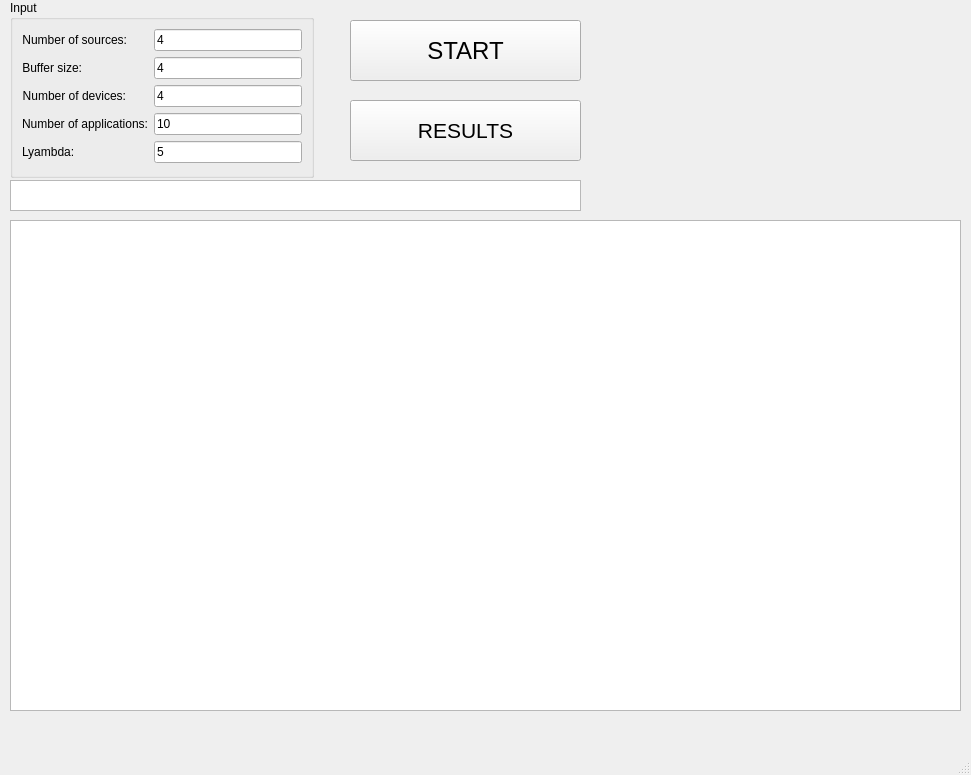
<?xml version="1.0" encoding="UTF-8"?>
<ui version="4.0">
 <class>MainWindow</class>
 <widget class="QMainWindow" name="MainWindow">
  <property name="geometry">
   <rect>
    <x>0</x>
    <y>0</y>
    <width>971</width>
    <height>775</height>
   </rect>
  </property>
  <property name="windowTitle">
   <string>MainWindow</string>
  </property>
  <widget class="QWidget" name="centralwidget">
   <widget class="QGroupBox" name="groupInputBox">
    <property name="geometry">
     <rect>
      <x>10</x>
      <y>0</y>
      <width>304</width>
      <height>178</height>
     </rect>
    </property>
    <property name="title">
     <string>Input</string>
    </property>
    <layout class="QFormLayout" name="formLayout">
     <item row="0" column="0">
      <widget class="QLabel" name="labelNumOfSources">
       <property name="text">
        <string>Number of sources:</string>
       </property>
       <property name="alignment">
        <set>Qt::AlignRight|Qt::AlignTrailing|Qt::AlignVCenter</set>
       </property>
      </widget>
     </item>
     <item row="0" column="1">
      <widget class="QLineEdit" name="lineNumOfSources">
       <property name="text">
        <string>4</string>
       </property>
      </widget>
     </item>
     <item row="1" column="0">
      <widget class="QLabel" name="labelBufSize">
       <property name="text">
        <string>Buffer size:</string>
       </property>
       <property name="alignment">
        <set>Qt::AlignRight|Qt::AlignTrailing|Qt::AlignVCenter</set>
       </property>
      </widget>
     </item>
     <item row="1" column="1">
      <widget class="QLineEdit" name="lineBufSize">
       <property name="text">
        <string>4</string>
       </property>
      </widget>
     </item>
     <item row="2" column="0">
      <widget class="QLabel" name="labelNumOfDevices">
       <property name="text">
        <string>Number of devices:</string>
       </property>
       <property name="alignment">
        <set>Qt::AlignRight|Qt::AlignTrailing|Qt::AlignVCenter</set>
       </property>
      </widget>
     </item>
     <item row="2" column="1">
      <widget class="QLineEdit" name="lineNumOfDevices">
       <property name="text">
        <string>4</string>
       </property>
      </widget>
     </item>
     <item row="3" column="0">
      <widget class="QLabel" name="labelNumOfApps">
       <property name="text">
        <string>Number of applications:</string>
       </property>
       <property name="alignment">
        <set>Qt::AlignRight|Qt::AlignTrailing|Qt::AlignVCenter</set>
       </property>
      </widget>
     </item>
     <item row="3" column="1">
      <widget class="QLineEdit" name="lineNumOfApps">
       <property name="text">
        <string>10</string>
       </property>
      </widget>
     </item>
     <item row="4" column="0">
      <widget class="QLabel" name="labelLyambda">
       <property name="text">
        <string>Lyambda: </string>
       </property>
      </widget>
     </item>
     <item row="4" column="1">
      <widget class="QLineEdit" name="lineLyambda">
       <property name="text">
        <string>5</string>
       </property>
      </widget>
     </item>
    </layout>
   </widget>
   <widget class="QPushButton" name="buttonStart">
    <property name="geometry">
     <rect>
      <x>350</x>
      <y>20</y>
      <width>231</width>
      <height>61</height>
     </rect>
    </property>
    <property name="font">
     <font>
      <pointsize>18</pointsize>
     </font>
    </property>
    <property name="text">
     <string>START</string>
    </property>
   </widget>
   <widget class="QTableWidget" name="tableOutput">
    <property name="geometry">
     <rect>
      <x>10</x>
      <y>220</y>
      <width>951</width>
      <height>491</height>
     </rect>
    </property>
   </widget>
   <widget class="QTextEdit" name="textEdit">
    <property name="geometry">
     <rect>
      <x>10</x>
      <y>180</y>
      <width>571</width>
      <height>31</height>
     </rect>
    </property>
   </widget>
   <widget class="QPushButton" name="buttonResults">
    <property name="geometry">
     <rect>
      <x>350</x>
      <y>100</y>
      <width>231</width>
      <height>61</height>
     </rect>
    </property>
    <property name="font">
     <font>
      <pointsize>16</pointsize>
     </font>
    </property>
    <property name="text">
     <string>RESULTS</string>
    </property>
   </widget>
  </widget>
  <widget class="QMenuBar" name="menubar">
   <property name="geometry">
    <rect>
     <x>0</x>
     <y>0</y>
     <width>971</width>
     <height>26</height>
    </rect>
   </property>
  </widget>
  <widget class="QStatusBar" name="statusbar"/>
 </widget>
 <resources/>
 <connections/>
</ui>
